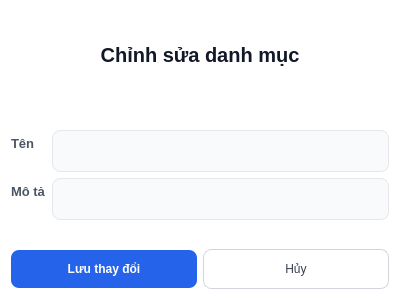
<?xml version="1.0" encoding="UTF-8"?>
<ui version="4.0">
 <class>Dialog</class>
 <widget class="QDialog" name="Dialog">
  <property name="geometry">
   <rect>
    <x>0</x>
    <y>0</y>
    <width>400</width>
    <height>300</height>
   </rect>
  </property>
  <property name="windowTitle">
   <string>Dialog</string>
  </property>
  <property name="styleSheet">
   <string notr="true">/* 1. Tổng thể Cửa sổ Dialog  */
QDialog {
    background-color: #ffffff;
    font-family: &quot;Inter&quot;, &quot;Segoe UI&quot;, sans-serif;
}

/* 2. Tiêu đề chính (Chỉnh sửa danh mục)  */
QLabel#lblTitleChinhSuaDanhMuc {
    font-size: 20px;
    font-weight: 700; /* Bold */
    color: #111827;   /* Đen tuyền chuyên nghiệp */
    padding-bottom: 10px;
    margin-bottom: 15px;
}

/* 3. Nhãn thuộc tính trong Form (Tên, Mô tả)  */
QLabel#lblTenDanhMuc, QLabel#lblMoTaDanhMuc {
    font-size: 13px;
    font-weight: 600; /* Semi-bold */
    color: #4b5563;   /* Xám đậm tinh tế */
}

/* 4. Các ô nhập liệu (Inputs)  */
QLineEdit {
    background-color: #f9fafb; /* Nền xám cực nhạt */
    border: 1px solid #e5e7eb; /* Viền xám mảnh */
    border-radius: 8px;        /* Bo góc 8px đồng bộ */
    padding: 10px 12px;
    color: #111827;
    min-height: 20px;
}

/* Hiệu ứng khi người dùng click vào ô nhập liệu  */
QLineEdit:focus {
    border: 2px solid #2563eb; /* Viền xanh dương thương hiệu */
    background-color: #ffffff;
}

/* 5. Nút bấm chức năng (Footer Buttons)  */

/* Nút LƯU (Màu xanh dương chủ đạo)  */
QPushButton#btnLuu {
    background-color: #2563eb;
    color: #ffffff;
    font-weight: 700;
    border-radius: 8px;
    padding: 12px 24px;
    min-width: 120px;
}

QPushButton#btnLuu:hover {
    background-color: #1d4ed8; /* Màu đậm hơn khi hover */
}

/* Nút HỦY (Trắng viền xám)  */
QPushButton#btnHuy {
    background-color: #ffffff;
    color: #374151;
    border: 1px solid #d1d5db;
    border-radius: 8px;
    padding: 12px 24px;
}

QPushButton#btnHuy:hover {
    background-color: #f3f4f6;
}</string>
  </property>
  <layout class="QVBoxLayout" name="verticalLayout">
   <item>
    <widget class="QLabel" name="lblTitleChinhSuaDanhMuc">
     <property name="text">
      <string>Chỉnh sửa danh mục</string>
     </property>
     <property name="alignment">
      <set>Qt::AlignCenter</set>
     </property>
    </widget>
   </item>
   <item>
    <layout class="QFormLayout" name="formLayout">
     <item row="0" column="0">
      <widget class="QLabel" name="lblTenDanhMuc">
       <property name="text">
        <string>Tên</string>
       </property>
      </widget>
     </item>
     <item row="1" column="0">
      <widget class="QLabel" name="lblMoTaDanhMuc">
       <property name="text">
        <string>Mô tả</string>
       </property>
      </widget>
     </item>
     <item row="0" column="1">
      <widget class="QLineEdit" name="txtTenDanhMuc"/>
     </item>
     <item row="1" column="1">
      <widget class="QLineEdit" name="txtMoTaDanhMuc"/>
     </item>
    </layout>
   </item>
   <item>
    <layout class="QHBoxLayout" name="horizontalLayout">
     <item>
      <widget class="QPushButton" name="btnLuu">
       <property name="text">
        <string>Lưu thay đổi</string>
       </property>
      </widget>
     </item>
     <item>
      <widget class="QPushButton" name="btnHuy">
       <property name="text">
        <string>Hủy</string>
       </property>
      </widget>
     </item>
    </layout>
   </item>
  </layout>
 </widget>
 <resources/>
 <connections/>
</ui>
